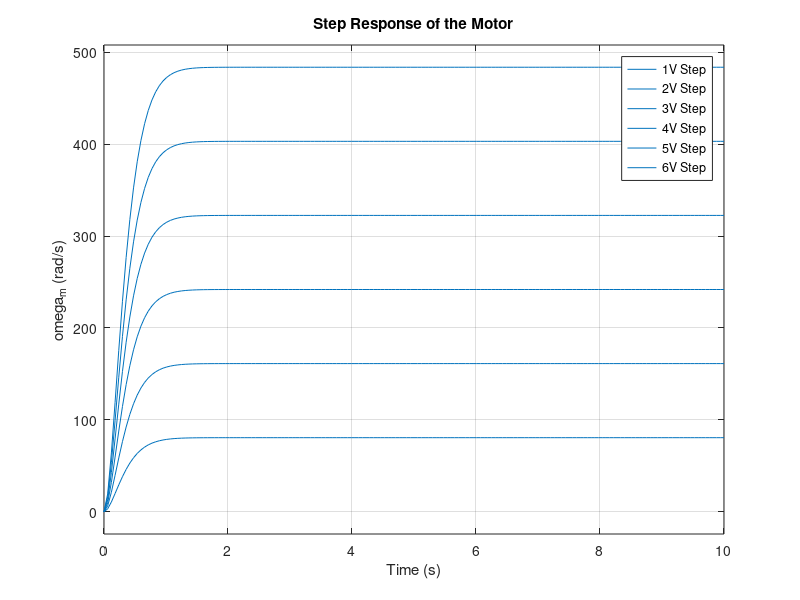

Write the MATLAB code that produced this figure. (Note: this script raises an error after producing the figure.)
%Script for ECEN315 Lab 2
clear
clf
R_a = 6.3; %Ohms
L_a = 0.797; %H
K_b = 0.0043; %Vs/rad
K_t = K_b; %Nm/A
D_m = 0.00000553; %Nms/rad
J_m = 0.00000241; %Kgm^2

numerator = K_t/(L_a*J_m);
sSqCoef = 1;
sCoef = (L_a * D_m + R_a * J_m)/(L_a * J_m);
coef3 = (R_a * D_m + K_t * K_b)/(L_a * J_m);

sys = tf(numerator , [sSqCoef sCoef coef3])
stepCoefs = [1 2 3 4 5 6];
steps = 6;

Legend = cell(steps, 1);

for i = 1:steps
   step(i * sys, 10)
   hold on
   Legend{i} = strcat(num2str(i), 'V Step');
end
hold off
ylabel("\omega_m (rad/s)");
xlabel("Time (s)");
title("Step Response of the Motor");
legend(Legend)

stepResponseInfo = stepinfo(stepCoefs.*sys)%, 'SettlingTimeThreshold', 0.000005); %Include this setting to know approx when oscillation ends

%units of steady state gains rad/Vs
Gain = numerator/coef3
steadyStateValue = Gain * stepCoefs

SettlingTime = [stepResponseInfo(1:6).SettlingTime] %The inductance of the motor is likely too high which is causing the critical damping/overdamping and thus quick settling time.
damp(sys)